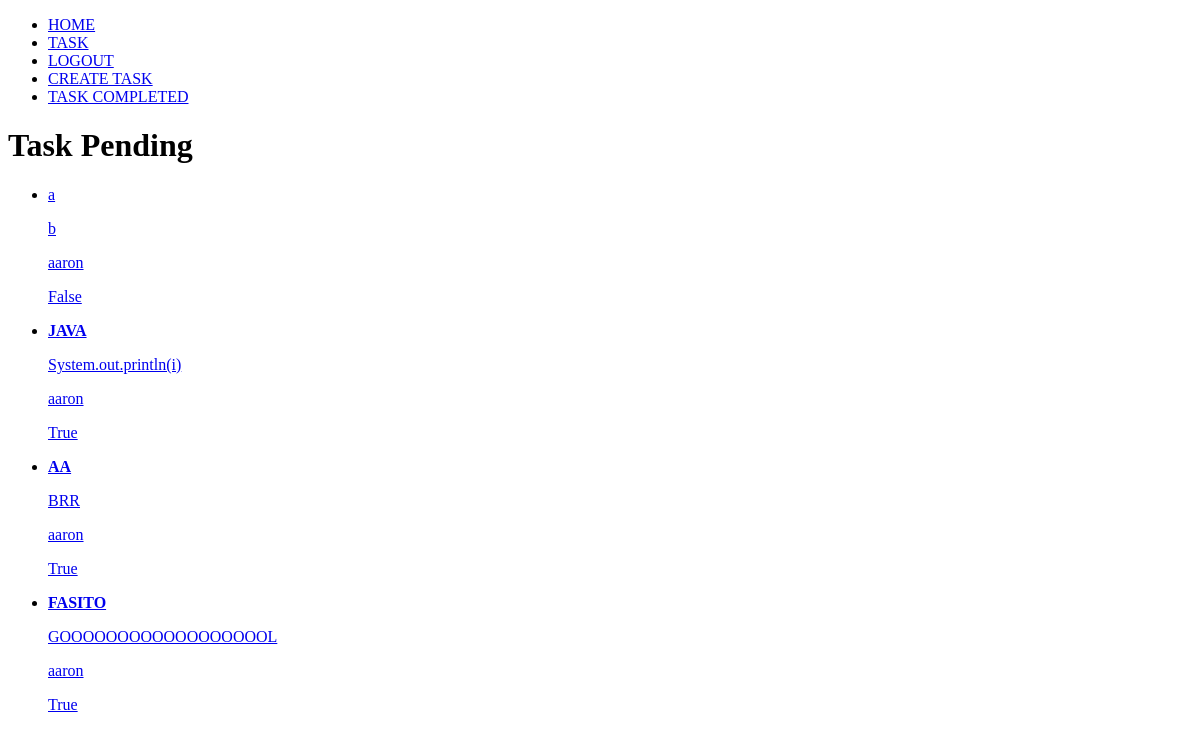
The page /tasks/ (signed in) on the database as committed earlier.
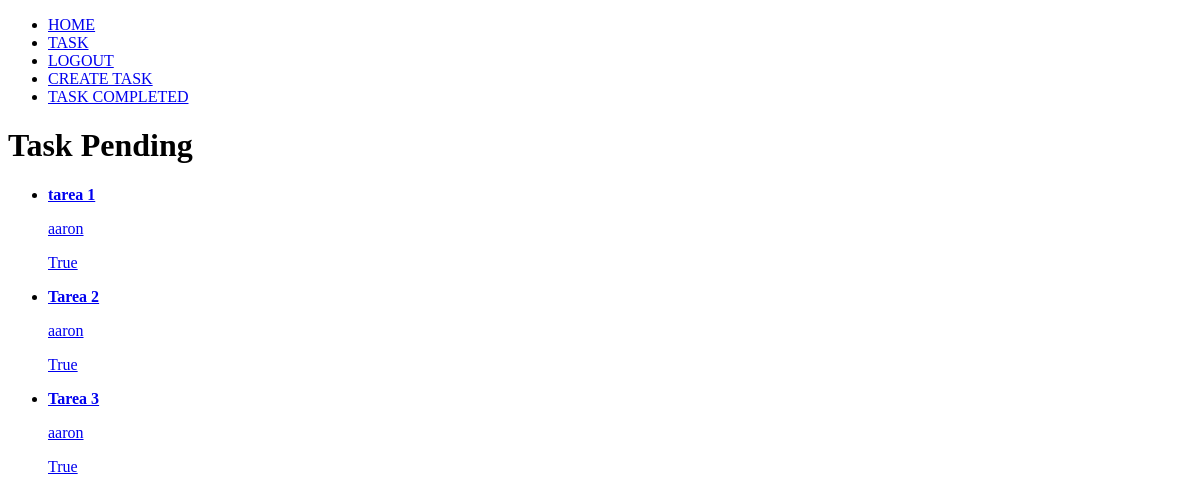
The same page on the database as committed later.
### tasks/models.py (models this page shows)
class Task(models.Model):
    title = models.CharField(max_length=200)
    description = models.TextField(blank=True)
    created = models.DateTimeField(auto_now_add=True)
    datecompleted = models.DateTimeField(null=True, blank=True)
    important = models.BooleanField(default=True)
    user = models.ForeignKey(User, on_delete=models.CASCADE)
    """Definine una relación uno a muchos desde User a otro modelo (posiblemente llamado Task), de modo que un usuario puede tener
    muchas tareas, pero cada tarea está asociada a un único usuario. Si el usuario es eliminado, todas sus tareas también serán eliminadas."""
    def __str__(self):
        return f"{self.title}... - by {self.user.username}"  # Este trozo de codigo nos permite poder obervar el titulo del lado de DjangoAdmin,como vista previa

### tasks/views.py (the view)
# urls.py: path('tasks/',views.tasks, name='tasks'),
@login_required
def tasks(request):
    tasks = Task.objects.filter(user=request.user, datecompleted__isnull=True)#Filtra las tareas por user,
    print(tasks)
    return render(request, "tasks.html", {'tasks': tasks})

### tasks/templates/tasks.html (shortened to what this page needs)
{% extends 'base.html' %} {% csrf_token %} {% block content %}
<h1>Task Pending</h1>
<ul>
  {% for task in tasks %}
  <li>
    <a href="{% url 'task_detail' task.id %}">
      {% if task.important %}
      <strong>{{task.title}}</strong>
      {% else %} {{task.title}}
      {% endif %}
      <p>{{task.description}}</p>
      <p>{{task.user.username}}</p>
      <p>{{task.important}}</p>
    </a>
  </li>
  {% endfor %}
</ul>
{% endblock %}

Rows that differ between the two databases and show on the page:
no longer on this page (row edited): Task: title "a", description "b", user.username "aaron", important "False"
no longer on this page (row edited): Task: title "JAVA", description "System.out.println(i)", user.username "aaron", important "True"
no longer on this page (row edited): Task: title "AA", description "BRR", user.username "aaron", important "True"
no longer on this page (row edited): Task: title "FASITO", description "GOOOOOOOOOOOOOOOOOOL", user.username "aaron", important "True"
added Task: title "tarea 1", user.username "aaron", important "True"
added Task: title "Tarea 2", user.username "aaron", important "True"
added Task: title "Tarea 3", user.username "aaron", important "True"
